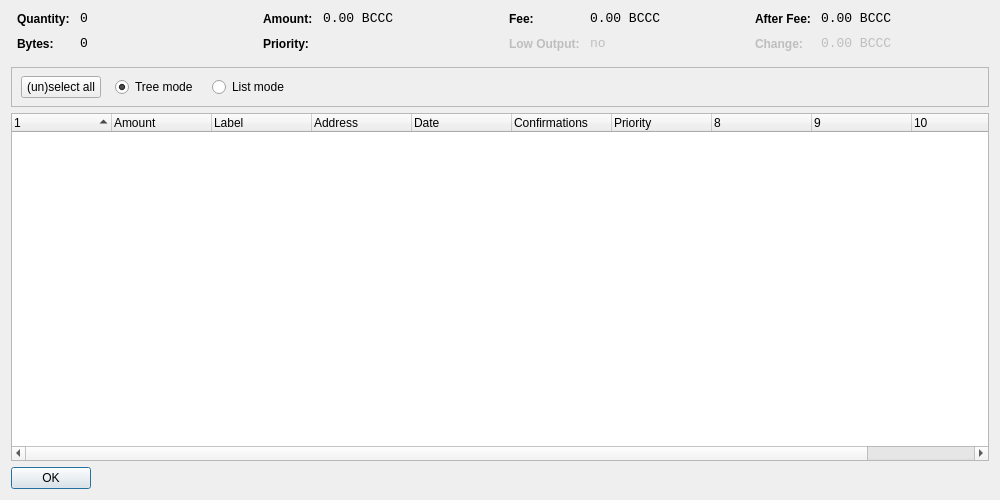
<?xml version="1.0" encoding="UTF-8"?>
<ui version="4.0">
 <class>CoinControlDialog</class>
 <widget class="QDialog" name="CoinControlDialog">
  <property name="geometry">
   <rect>
    <x>0</x>
    <y>0</y>
    <width>1000</width>
    <height>500</height>
   </rect>
  </property>
  <property name="windowTitle">
   <string>Coin Control</string>
  </property>
  <layout class="QVBoxLayout" name="verticalLayout">
   <item>
    <layout class="QHBoxLayout" name="horizontalLayoutTop" stretch="0,0,0,0">
     <property name="topMargin">
      <number>0</number>
     </property>
     <property name="bottomMargin">
      <number>10</number>
     </property>
     <item>
      <layout class="QFormLayout" name="formLayoutCoinControl1">
       <property name="horizontalSpacing">
        <number>10</number>
       </property>
       <property name="verticalSpacing">
        <number>10</number>
       </property>
       <property name="leftMargin">
        <number>6</number>
       </property>
       <property name="rightMargin">
        <number>6</number>
       </property>
       <item row="0" column="0">
        <widget class="QLabel" name="labelCoinControlQuantityText">
         <property name="styleSheet">
          <string notr="true">font-weight:bold;</string>
         </property>
         <property name="text">
          <string>Quantity:</string>
         </property>
        </widget>
       </item>
       <item row="0" column="1">
        <widget class="QLabel" name="labelCoinControlQuantity">
         <property name="font">
          <font>
           <family>Monospace</family>
           <pointsize>10</pointsize>
          </font>
         </property>
         <property name="cursor">
          <cursorShape>IBeamCursor</cursorShape>
         </property>
         <property name="contextMenuPolicy">
          <enum>Qt::ActionsContextMenu</enum>
         </property>
         <property name="text">
          <string notr="true">0</string>
         </property>
         <property name="textInteractionFlags">
          <set>Qt::LinksAccessibleByMouse|Qt::TextSelectableByKeyboard|Qt::TextSelectableByMouse</set>
         </property>
        </widget>
       </item>
       <item row="1" column="0">
        <widget class="QLabel" name="labelCoinControlBytesText">
         <property name="styleSheet">
          <string notr="true">font-weight:bold;</string>
         </property>
         <property name="text">
          <string>Bytes:</string>
         </property>
        </widget>
       </item>
       <item row="1" column="1">
        <widget class="QLabel" name="labelCoinControlBytes">
         <property name="font">
          <font>
           <family>Monospace</family>
           <pointsize>10</pointsize>
          </font>
         </property>
         <property name="cursor">
          <cursorShape>IBeamCursor</cursorShape>
         </property>
         <property name="contextMenuPolicy">
          <enum>Qt::ActionsContextMenu</enum>
         </property>
         <property name="text">
          <string notr="true">0</string>
         </property>
         <property name="textInteractionFlags">
          <set>Qt::LinksAccessibleByMouse|Qt::TextSelectableByKeyboard|Qt::TextSelectableByMouse</set>
         </property>
        </widget>
       </item>
      </layout>
     </item>
     <item>
      <layout class="QFormLayout" name="formLayoutCoinControl2">
       <property name="horizontalSpacing">
        <number>10</number>
       </property>
       <property name="verticalSpacing">
        <number>10</number>
       </property>
       <property name="leftMargin">
        <number>6</number>
       </property>
       <property name="rightMargin">
        <number>6</number>
       </property>
       <item row="0" column="0">
        <widget class="QLabel" name="labelCoinControlAmountText">
         <property name="styleSheet">
          <string notr="true">font-weight:bold;</string>
         </property>
         <property name="text">
          <string>Amount:</string>
         </property>
        </widget>
       </item>
       <item row="0" column="1">
        <widget class="QLabel" name="labelCoinControlAmount">
         <property name="font">
          <font>
           <family>Monospace</family>
           <pointsize>10</pointsize>
          </font>
         </property>
         <property name="cursor">
          <cursorShape>IBeamCursor</cursorShape>
         </property>
         <property name="contextMenuPolicy">
          <enum>Qt::ActionsContextMenu</enum>
         </property>
         <property name="text">
          <string notr="true">0.00 BCCC</string>
         </property>
         <property name="textInteractionFlags">
          <set>Qt::LinksAccessibleByMouse|Qt::TextSelectableByKeyboard|Qt::TextSelectableByMouse</set>
         </property>
        </widget>
       </item>
       <item row="1" column="0">
        <widget class="QLabel" name="labelCoinControlPriorityText">
         <property name="styleSheet">
          <string notr="true">font-weight:bold;</string>
         </property>
         <property name="text">
          <string>Priority:</string>
         </property>
        </widget>
       </item>
       <item row="1" column="1">
        <widget class="QLabel" name="labelCoinControlPriority">
         <property name="font">
          <font>
           <family>Monospace</family>
           <pointsize>10</pointsize>
          </font>
         </property>
         <property name="cursor">
          <cursorShape>IBeamCursor</cursorShape>
         </property>
         <property name="contextMenuPolicy">
          <enum>Qt::ActionsContextMenu</enum>
         </property>
         <property name="text">
          <string/>
         </property>
         <property name="textInteractionFlags">
          <set>Qt::LinksAccessibleByMouse|Qt::TextSelectableByKeyboard|Qt::TextSelectableByMouse</set>
         </property>
        </widget>
       </item>
      </layout>
     </item>
     <item>
      <layout class="QFormLayout" name="formLayoutCoinControl3">
       <property name="horizontalSpacing">
        <number>10</number>
       </property>
       <property name="verticalSpacing">
        <number>10</number>
       </property>
       <property name="leftMargin">
        <number>6</number>
       </property>
       <property name="rightMargin">
        <number>6</number>
       </property>
       <item row="0" column="0">
        <widget class="QLabel" name="labelCoinControlFeeText">
         <property name="styleSheet">
          <string notr="true">font-weight:bold;</string>
         </property>
         <property name="text">
          <string>Fee:</string>
         </property>
        </widget>
       </item>
       <item row="0" column="1">
        <widget class="QLabel" name="labelCoinControlFee">
         <property name="font">
          <font>
           <family>Monospace</family>
           <pointsize>10</pointsize>
          </font>
         </property>
         <property name="cursor">
          <cursorShape>IBeamCursor</cursorShape>
         </property>
         <property name="contextMenuPolicy">
          <enum>Qt::ActionsContextMenu</enum>
         </property>
         <property name="text">
          <string notr="true">0.00 BCCC</string>
         </property>
         <property name="textInteractionFlags">
          <set>Qt::LinksAccessibleByMouse|Qt::TextSelectableByKeyboard|Qt::TextSelectableByMouse</set>
         </property>
        </widget>
       </item>
       <item row="1" column="0">
        <widget class="QLabel" name="labelCoinControlLowOutputText">
         <property name="enabled">
          <bool>false</bool>
         </property>
         <property name="styleSheet">
          <string notr="true">font-weight:bold;</string>
         </property>
         <property name="text">
          <string>Low Output:</string>
         </property>
        </widget>
       </item>
       <item row="1" column="1">
        <widget class="QLabel" name="labelCoinControlLowOutput">
         <property name="enabled">
          <bool>false</bool>
         </property>
         <property name="font">
          <font>
           <family>Monospace</family>
           <pointsize>10</pointsize>
          </font>
         </property>
         <property name="cursor">
          <cursorShape>IBeamCursor</cursorShape>
         </property>
         <property name="contextMenuPolicy">
          <enum>Qt::ActionsContextMenu</enum>
         </property>
         <property name="text">
          <string notr="true">no</string>
         </property>
         <property name="textInteractionFlags">
          <set>Qt::LinksAccessibleByMouse|Qt::TextSelectableByKeyboard|Qt::TextSelectableByMouse</set>
         </property>
        </widget>
       </item>
      </layout>
     </item>
     <item>
      <layout class="QFormLayout" name="formLayoutCoinControl4">
       <property name="horizontalSpacing">
        <number>10</number>
       </property>
       <property name="verticalSpacing">
        <number>10</number>
       </property>
       <property name="leftMargin">
        <number>6</number>
       </property>
       <property name="rightMargin">
        <number>6</number>
       </property>
       <item row="0" column="0">
        <widget class="QLabel" name="labelCoinControlAfterFeeText">
         <property name="styleSheet">
          <string notr="true">font-weight:bold;</string>
         </property>
         <property name="text">
          <string>After Fee:</string>
         </property>
        </widget>
       </item>
       <item row="0" column="1">
        <widget class="QLabel" name="labelCoinControlAfterFee">
         <property name="font">
          <font>
           <family>Monospace</family>
           <pointsize>10</pointsize>
          </font>
         </property>
         <property name="cursor">
          <cursorShape>IBeamCursor</cursorShape>
         </property>
         <property name="contextMenuPolicy">
          <enum>Qt::ActionsContextMenu</enum>
         </property>
         <property name="text">
          <string notr="true">0.00 BCCC</string>
         </property>
         <property name="textInteractionFlags">
          <set>Qt::LinksAccessibleByMouse|Qt::TextSelectableByKeyboard|Qt::TextSelectableByMouse</set>
         </property>
        </widget>
       </item>
       <item row="1" column="0">
        <widget class="QLabel" name="labelCoinControlChangeText">
         <property name="enabled">
          <bool>false</bool>
         </property>
         <property name="styleSheet">
          <string notr="true">font-weight:bold;</string>
         </property>
         <property name="text">
          <string>Change:</string>
         </property>
        </widget>
       </item>
       <item row="1" column="1">
        <widget class="QLabel" name="labelCoinControlChange">
         <property name="enabled">
          <bool>false</bool>
         </property>
         <property name="font">
          <font>
           <family>Monospace</family>
           <pointsize>10</pointsize>
          </font>
         </property>
         <property name="cursor">
          <cursorShape>IBeamCursor</cursorShape>
         </property>
         <property name="contextMenuPolicy">
          <enum>Qt::ActionsContextMenu</enum>
         </property>
         <property name="text">
          <string notr="true">0.00 BCCC</string>
         </property>
         <property name="textInteractionFlags">
          <set>Qt::LinksAccessibleByMouse|Qt::TextSelectableByKeyboard|Qt::TextSelectableByMouse</set>
         </property>
        </widget>
       </item>
      </layout>
     </item>
    </layout>
   </item>
   <item>
    <widget class="QFrame" name="frame">
     <property name="minimumSize">
      <size>
       <width>0</width>
       <height>40</height>
      </size>
     </property>
     <property name="frameShape">
      <enum>QFrame::StyledPanel</enum>
     </property>
     <property name="frameShadow">
      <enum>QFrame::Sunken</enum>
     </property>
     <widget class="QWidget" name="horizontalLayoutWidget">
      <property name="geometry">
       <rect>
        <x>10</x>
        <y>0</y>
        <width>781</width>
        <height>41</height>
       </rect>
      </property>
      <layout class="QHBoxLayout" name="horizontalLayoutPanel" stretch="0,0,0,0,0">
       <property name="spacing">
        <number>14</number>
       </property>
       <item>
        <widget class="QPushButton" name="pushButtonSelectAll">
         <property name="sizePolicy">
          <sizepolicy hsizetype="Maximum" vsizetype="Fixed">
           <horstretch>0</horstretch>
           <verstretch>0</verstretch>
          </sizepolicy>
         </property>
         <property name="text">
          <string>(un)select all</string>
         </property>
        </widget>
       </item>
       <item>
        <widget class="QRadioButton" name="radioTreeMode">
         <property name="sizePolicy">
          <sizepolicy hsizetype="Maximum" vsizetype="Fixed">
           <horstretch>0</horstretch>
           <verstretch>0</verstretch>
          </sizepolicy>
         </property>
         <property name="text">
          <string>Tree mode</string>
         </property>
         <property name="checked">
          <bool>true</bool>
         </property>
        </widget>
       </item>
       <item>
        <widget class="QRadioButton" name="radioListMode">
         <property name="sizePolicy">
          <sizepolicy hsizetype="Maximum" vsizetype="Fixed">
           <horstretch>0</horstretch>
           <verstretch>0</verstretch>
          </sizepolicy>
         </property>
         <property name="text">
          <string>List mode</string>
         </property>
        </widget>
       </item>
       <item>
        <spacer name="horizontalSpacer">
         <property name="orientation">
          <enum>Qt::Horizontal</enum>
         </property>
         <property name="sizeHint" stdset="0">
          <size>
           <width>40</width>
           <height>20</height>
          </size>
         </property>
        </spacer>
       </item>
      </layout>
     </widget>
    </widget>
   </item>
   <item>
    <widget class="CoinControlTreeWidget" name="treeWidget">
     <property name="contextMenuPolicy">
      <enum>Qt::CustomContextMenu</enum>
     </property>
     <property name="sortingEnabled">
      <bool>false</bool>
     </property>
     <property name="columnCount">
      <number>11</number>
     </property>
     <attribute name="headerShowSortIndicator" stdset="0">
      <bool>true</bool>
     </attribute>
     <attribute name="headerStretchLastSection">
      <bool>false</bool>
     </attribute>
     <column>
      <property name="text">
       <string/>
      </property>
     </column>
     <column>
      <property name="text">
       <string>Amount</string>
      </property>
     </column>
     <column>
      <property name="text">
       <string>Label</string>
      </property>
     </column>
     <column>
      <property name="text">
       <string>Address</string>
      </property>
     </column>
     <column>
      <property name="text">
       <string>Date</string>
      </property>
     </column>
     <column>
      <property name="text">
       <string>Confirmations</string>
      </property>
      <property name="toolTip">
       <string>Confirmed</string>
      </property>
     </column>
     <column>
      <property name="text">
       <string>Priority</string>
      </property>
     </column>
     <column>
      <property name="text">
       <string/>
      </property>
     </column>
     <column>
      <property name="text">
       <string/>
      </property>
     </column>
     <column>
      <property name="text">
       <string/>
      </property>
     </column>
     <column>
      <property name="text">
       <string/>
      </property>
     </column>
    </widget>
   </item>
   <item>
    <widget class="QDialogButtonBox" name="buttonBox">
     <property name="sizePolicy">
      <sizepolicy hsizetype="Maximum" vsizetype="Fixed">
       <horstretch>0</horstretch>
       <verstretch>0</verstretch>
      </sizepolicy>
     </property>
     <property name="orientation">
      <enum>Qt::Horizontal</enum>
     </property>
     <property name="standardButtons">
      <set>QDialogButtonBox::Ok</set>
     </property>
    </widget>
   </item>
  </layout>
 </widget>
 <customwidgets>
  <customwidget>
   <class>CoinControlTreeWidget</class>
   <extends>QTreeWidget</extends>
   <header>coincontroltreewidget.h</header>
  </customwidget>
 </customwidgets>
 <resources/>
 <connections/>
</ui>
